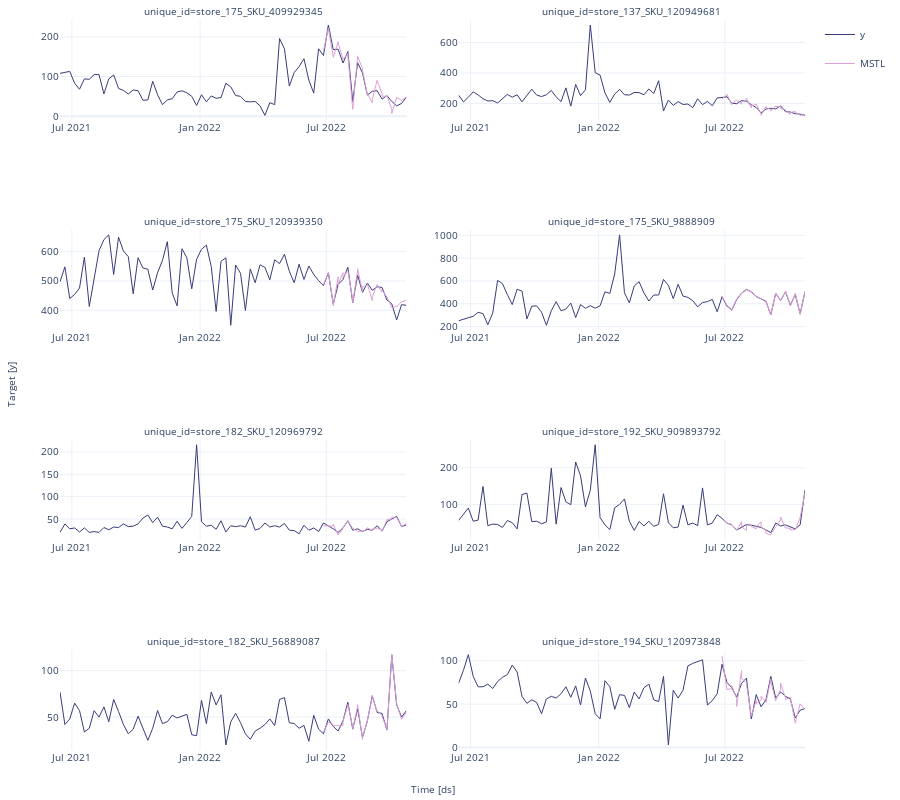

Notebook cell for this chart:
### Markdown cell above
The mean SMAPE value for the Cross Validation is 8.33, with a standard deviation of 9.01.

### Code cell
sf.plot(
    df_forecast,
    crossvalidation_df_mstl[["ds","MSTL"]],
    engine="plotly",
)
